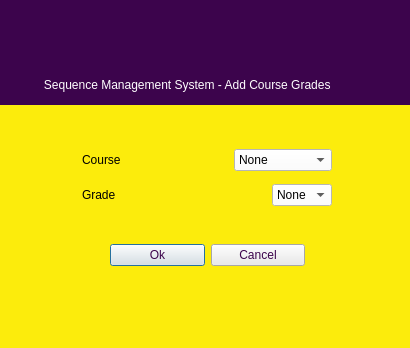
<?xml version="1.0" encoding="UTF-8"?>
<ui version="4.0">
 <class>Gradedialog</class>
 <widget class="QDialog" name="Gradedialog">
  <property name="geometry">
   <rect>
    <x>0</x>
    <y>0</y>
    <width>410</width>
    <height>348</height>
   </rect>
  </property>
  <property name="minimumSize">
   <size>
    <width>410</width>
    <height>348</height>
   </size>
  </property>
  <property name="maximumSize">
   <size>
    <width>410</width>
    <height>348</height>
   </size>
  </property>
  <property name="windowTitle">
   <string>Gradedialog</string>
  </property>
  <property name="styleSheet">
   <string notr="true">background-color: rgb(252, 236, 12);</string>
  </property>
  <widget class="QLabel" name="label_4">
   <property name="geometry">
    <rect>
     <x>-6</x>
     <y>64</y>
     <width>421</width>
     <height>41</height>
    </rect>
   </property>
   <property name="styleSheet">
    <string notr="true">color: rgb(255, 255, 255);
background-color: rgb(60, 4, 76);</string>
   </property>
   <property name="text">
    <string>               Sequence Management System - Add Course Grades</string>
   </property>
  </widget>
  <widget class="QLabel" name="label_3">
   <property name="geometry">
    <rect>
     <x>0</x>
     <y>0</y>
     <width>411</width>
     <height>71</height>
    </rect>
   </property>
   <property name="styleSheet">
    <string notr="true">image: url(:/Images/Images/ublogo.png);
background-color: rgb(60, 4, 76);</string>
   </property>
   <property name="text">
    <string/>
   </property>
  </widget>
  <widget class="QWidget" name="">
   <property name="geometry">
    <rect>
     <x>82</x>
     <y>142</y>
     <width>250</width>
     <height>71</height>
    </rect>
   </property>
   <layout class="QGridLayout" name="gridLayout">
    <item row="0" column="0">
     <layout class="QHBoxLayout" name="horizontalLayout">
      <item>
       <widget class="QLabel" name="chooseSequenceLabel">
        <property name="text">
         <string>Course</string>
        </property>
       </widget>
      </item>
      <item>
       <spacer name="horizontalSpacer">
        <property name="orientation">
         <enum>Qt::Horizontal</enum>
        </property>
        <property name="sizeHint" stdset="0">
         <size>
          <width>98</width>
          <height>20</height>
         </size>
        </property>
       </spacer>
      </item>
      <item>
       <widget class="QComboBox" name="CourseComboBox">
        <property name="styleSheet">
         <string notr="true">background-color: rgb(255, 255, 255);</string>
        </property>
        <item>
         <property name="text">
          <string>None</string>
         </property>
        </item>
        <item>
         <property name="text">
          <string>CMPS1134</string>
         </property>
        </item>
        <item>
         <property name="text">
          <string>CMPS1131</string>
         </property>
        </item>
        <item>
         <property name="text">
          <string>MATH1151</string>
         </property>
        </item>
        <item>
         <property name="text">
          <string>MATH1201</string>
         </property>
        </item>
        <item>
         <property name="text">
          <string>ENGL1014</string>
         </property>
        </item>
        <item>
         <property name="text">
          <string>CMSP1171</string>
         </property>
        </item>
        <item>
         <property name="text">
          <string>CMPS1232</string>
         </property>
        </item>
        <item>
         <property name="text">
          <string>CMPS1211</string>
         </property>
        </item>
        <item>
         <property name="text">
          <string>PHIL1014</string>
         </property>
        </item>
        <item>
         <property name="text">
          <string>MATH1302</string>
         </property>
        </item>
        <item>
         <property name="text">
          <string>ENG1025</string>
         </property>
        </item>
        <item>
         <property name="text">
          <string>PHYS1015</string>
         </property>
        </item>
        <item>
         <property name="text">
          <string>PHYS1015L</string>
         </property>
        </item>
        <item>
         <property name="text">
          <string>CMPS2131</string>
         </property>
        </item>
        <item>
         <property name="text">
          <string>CMPS2111</string>
         </property>
        </item>
        <item>
         <property name="text">
          <string>CMPS2151</string>
         </property>
        </item>
        <item>
         <property name="text">
          <string>CMPS2242</string>
         </property>
        </item>
        <item>
         <property name="text">
          <string>ENGL1035</string>
         </property>
        </item>
        <item>
         <property name="text">
          <string>MATH2201</string>
         </property>
        </item>
        <item>
         <property name="text">
          <string>CMPS2212</string>
         </property>
        </item>
        <item>
         <property name="text">
          <string>CMPS2232</string>
         </property>
        </item>
        <item>
         <property name="text">
          <string>MGMT1014</string>
         </property>
        </item>
        <item>
         <property name="text">
          <string>PSYC1014</string>
         </property>
        </item>
        <item>
         <property name="text">
          <string>HIST1014</string>
         </property>
        </item>
        <item>
         <property name="text">
          <string>CMPS1192</string>
         </property>
        </item>
        <item>
         <property name="text">
          <string>CMPS2992</string>
         </property>
        </item>
        <item>
         <property name="text">
          <string>SOCL1014</string>
         </property>
        </item>
        <item>
         <property name="text">
          <string>SPAN1025</string>
         </property>
        </item>
        <item>
         <property name="text">
          <string>ECON1014</string>
         </property>
        </item>
       </widget>
      </item>
     </layout>
    </item>
    <item row="1" column="0">
     <layout class="QHBoxLayout" name="horizontalLayout_2">
      <item>
       <widget class="QLabel" name="chooseSequenceLabel_2">
        <property name="text">
         <string>Grade</string>
        </property>
       </widget>
      </item>
      <item>
       <spacer name="horizontalSpacer_2">
        <property name="orientation">
         <enum>Qt::Horizontal</enum>
        </property>
        <property name="sizeHint" stdset="0">
         <size>
          <width>98</width>
          <height>20</height>
         </size>
        </property>
       </spacer>
      </item>
      <item>
       <widget class="QComboBox" name="GradeComboBox">
        <property name="styleSheet">
         <string notr="true">background-color: rgb(255, 255, 255);</string>
        </property>
        <item>
         <property name="text">
          <string>None</string>
         </property>
        </item>
        <item>
         <property name="text">
          <string>A+</string>
         </property>
        </item>
        <item>
         <property name="text">
          <string>A-</string>
         </property>
        </item>
        <item>
         <property name="text">
          <string>B+</string>
         </property>
        </item>
        <item>
         <property name="text">
          <string>B-</string>
         </property>
        </item>
        <item>
         <property name="text">
          <string>C+</string>
         </property>
        </item>
        <item>
         <property name="text">
          <string>C-</string>
         </property>
        </item>
        <item>
         <property name="text">
          <string>D+</string>
         </property>
        </item>
        <item>
         <property name="text">
          <string>D-</string>
         </property>
        </item>
        <item>
         <property name="text">
          <string>F</string>
         </property>
        </item>
       </widget>
      </item>
     </layout>
    </item>
   </layout>
  </widget>
  <widget class="QWidget" name="">
   <property name="geometry">
    <rect>
     <x>110</x>
     <y>240</y>
     <width>195</width>
     <height>30</height>
    </rect>
   </property>
   <layout class="QHBoxLayout" name="horizontalLayout_3">
    <item>
     <widget class="QPushButton" name="okButton">
      <property name="styleSheet">
       <string notr="true">color: rgb(60, 4, 76);
background-color: rgb(234, 234, 234);</string>
      </property>
      <property name="text">
       <string>Ok</string>
      </property>
     </widget>
    </item>
    <item>
     <widget class="QPushButton" name="cancelButton">
      <property name="styleSheet">
       <string notr="true">color: rgb(60, 4, 76);
background-color: rgb(234, 234, 234);</string>
      </property>
      <property name="text">
       <string>Cancel</string>
      </property>
     </widget>
    </item>
   </layout>
  </widget>
 </widget>
 <resources/>
 <connections/>
</ui>
